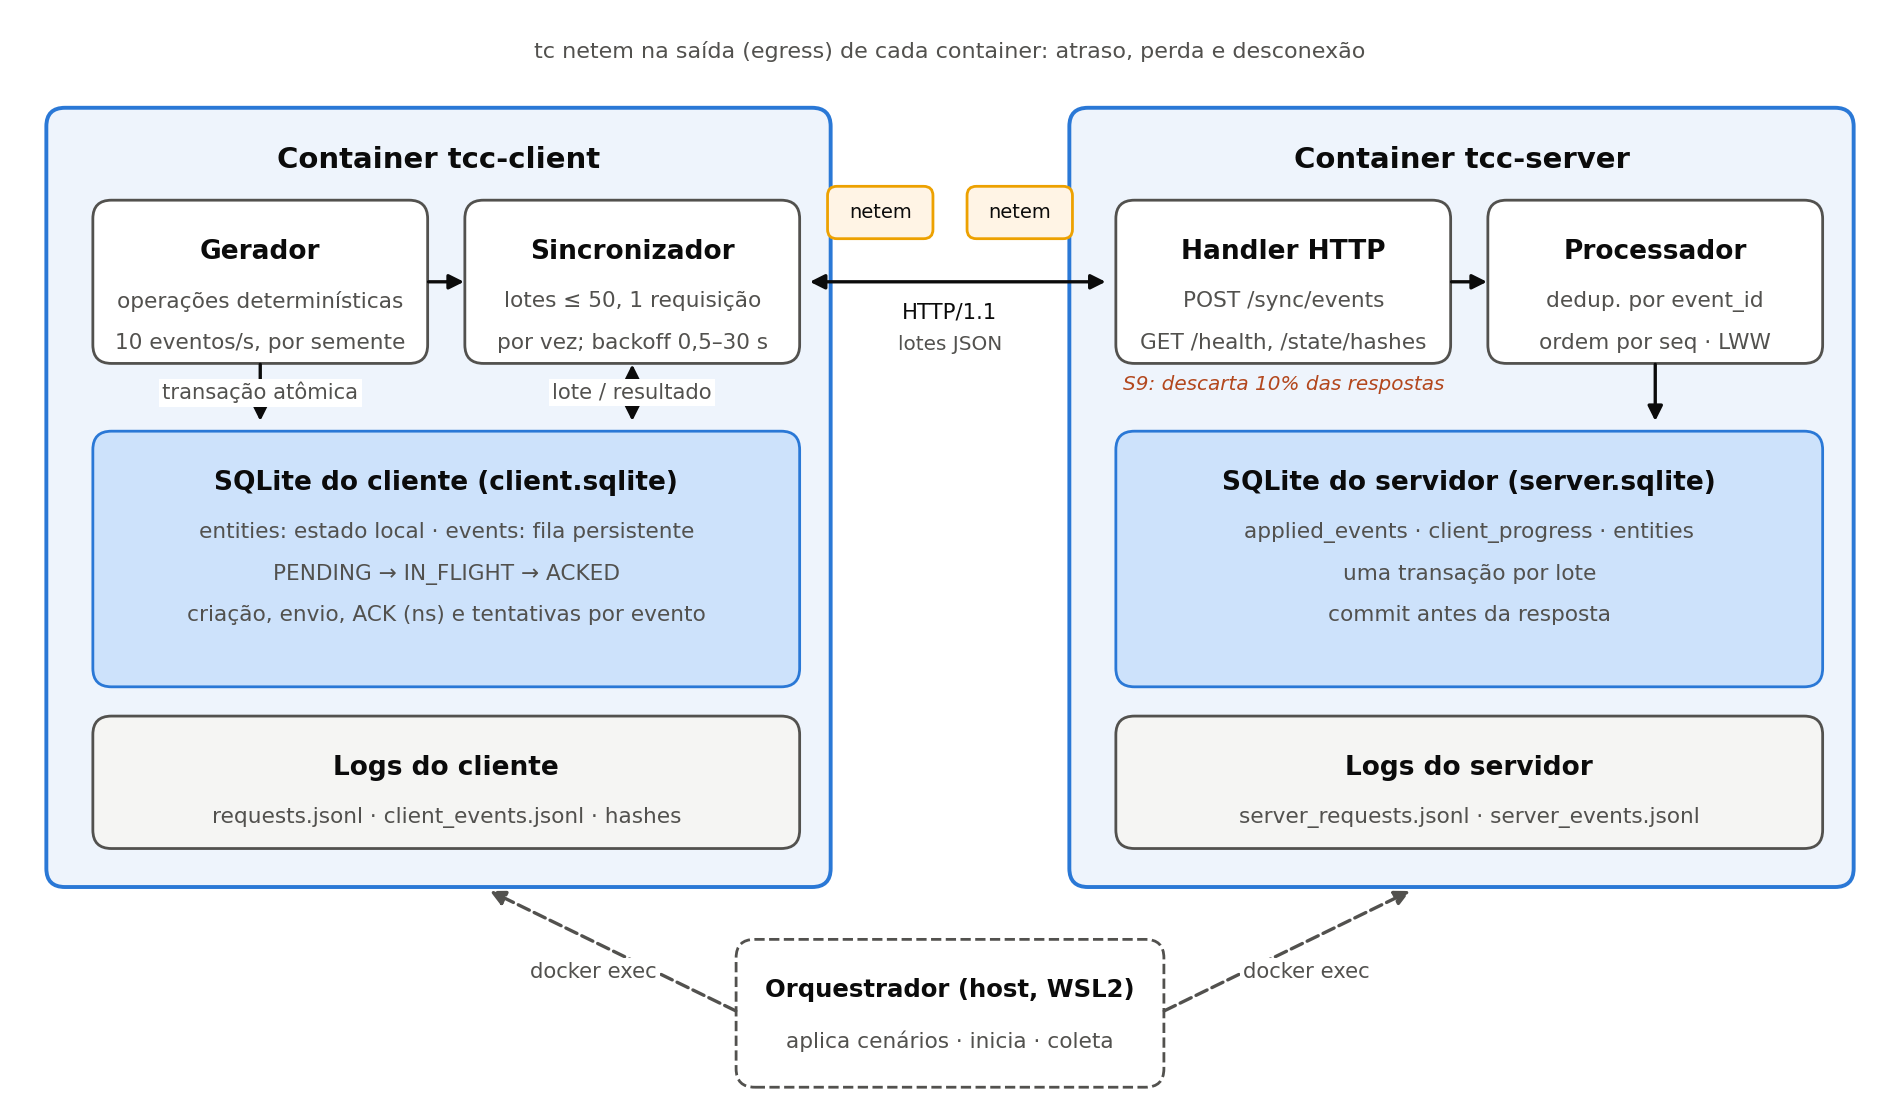

This figure's Python source:
"""Gera o diagrama da arquitetura (Artefato 5) em docs/arquitetura.pdf e docs/arquitetura.png.

    python docs/arquitetura.py      # requer matplotlib (analysis/requirements.txt)
"""
from pathlib import Path

import matplotlib

matplotlib.use("Agg")
import matplotlib.pyplot as plt  # noqa: E402
from matplotlib.patches import FancyArrowPatch, FancyBboxPatch  # noqa: E402

OUT = Path(__file__).resolve().parent
INK = "#0b0b0b"
INK_2 = "#52514e"
BLUE = "#2a78d6"
BLUE_BG = "#eef4fc"
GRAY_BG = "#f5f5f3"
DB_BG = "#cde2fb"

fig, ax = plt.subplots(figsize=(12, 7))
ax.set_xlim(0, 120)
ax.set_ylim(0, 70)
ax.axis("off")


def box(x, y, w, h, title, lines=(), face="white", edge=INK_2, lw=1.0, title_size=9.5, dashed=False):
    ax.add_patch(FancyBboxPatch((x, y), w, h, boxstyle="round,pad=0.3,rounding_size=1.2",
                                facecolor=face, edgecolor=edge, linewidth=lw,
                                linestyle="--" if dashed else "-"))
    ax.text(x + w / 2, y + h - 2.2, title, ha="center", va="top", fontsize=title_size,
            color=INK, fontweight="bold")
    for i, line in enumerate(lines):
        ax.text(x + w / 2, y + h - 5.6 - i * 2.7, line, ha="center", va="top", fontsize=7.8, color=INK_2)


def arrow(x1, y1, x2, y2, label=None, lx=None, ly=None, both=False, color=INK, ls="-", ha="center"):
    ax.add_patch(FancyArrowPatch((x1, y1), (x2, y2), arrowstyle="<|-|>" if both else "-|>",
                                 mutation_scale=11, color=color, linewidth=1.2, linestyle=ls))
    if label:
        ax.text(lx if lx is not None else (x1 + x2) / 2, ly if ly is not None else (y1 + y2) / 2,
                label, ha=ha, va="center", fontsize=7.6, color=INK_2,
                bbox={"facecolor": "white", "edgecolor": "none", "pad": 1.2})


# Containers (os logs ficam em /data dentro de cada container)
box(2, 14, 50, 50, "Container tcc-client", face=BLUE_BG, edge=BLUE, lw=1.4, title_size=10.5)
box(68, 14, 50, 50, "Container tcc-server", face=BLUE_BG, edge=BLUE, lw=1.4, title_size=10.5)

# Cliente
box(5, 48, 21, 10, "Gerador", ["operações determinísticas", "10 eventos/s, por semente"])
box(29, 48, 21, 10, "Sincronizador", ["lotes ≤ 50, 1 requisição", "por vez; backoff 0,5–30 s"])
box(5, 27, 45, 16, "SQLite do cliente (client.sqlite)",
    ["entities: estado local · events: fila persistente",
     "PENDING → IN_FLIGHT → ACKED",
     "criação, envio, ACK (ns) e tentativas por evento"],
    face=DB_BG, edge=BLUE)
box(5, 16.5, 45, 8, "Logs do cliente", ["requests.jsonl · client_events.jsonl · hashes"], face=GRAY_BG)
arrow(15.5, 48, 15.5, 43.6, "transação atômica", lx=15.5, ly=45.8)
arrow(39.5, 43.6, 39.5, 48, "lote / resultado", lx=39.5, ly=45.8, both=True)
arrow(26, 53, 29, 53)

# Servidor
box(71, 48, 21, 10, "Handler HTTP", ["POST /sync/events", "GET /health, /state/hashes"])
box(95, 48, 21, 10, "Processador", ["dedup. por event_id", "ordem por seq · LWW"])
box(71, 27, 45, 16, "SQLite do servidor (server.sqlite)",
    ["applied_events · client_progress · entities",
     "uma transação por lote",
     "commit antes da resposta"],
    face=DB_BG, edge=BLUE)
box(71, 16.5, 45, 8, "Logs do servidor", ["server_requests.jsonl · server_events.jsonl"], face=GRAY_BG)
arrow(92, 53, 95, 53)
arrow(105.5, 48, 105.5, 43.6)
ax.text(81.5, 46.0, "S9: descarta 10% das respostas", ha="center", fontsize=7.2,
        color="#b3471d", style="italic")

# Rede
arrow(50.6, 53, 70.4, 53, both=True)
ax.text(60, 50.6, "HTTP/1.1", ha="center", fontsize=7.6, color=INK)
ax.text(60, 48.6, "lotes JSON", ha="center", fontsize=7.2, color=INK_2)
for x in (55.5, 64.5):
    ax.add_patch(FancyBboxPatch((x - 3.2, 56), 6.4, 3, boxstyle="round,pad=0.2,rounding_size=0.6",
                                facecolor="#fff4e5", edgecolor="#eda100", linewidth=1))
    ax.text(x, 57.5, "netem", ha="center", va="center", fontsize=7, color=INK)
ax.text(60, 67.5, "tc netem na saída (egress) de cada container: atraso, perda e desconexão",
        ha="center", fontsize=8, color=INK_2)

# Orquestrador
box(46.5, 1, 27, 9, "Orquestrador (host, WSL2)", ["aplica cenários · inicia · coleta"],
    dashed=True, title_size=8.8)
arrow(46.5, 5.5, 30, 13.6, "docker exec", lx=37, ly=8.2, color=INK_2, ls="--")
arrow(73.5, 5.5, 90, 13.6, "docker exec", lx=83, ly=8.2, color=INK_2, ls="--")

for ext in ("pdf", "png"):
    fig.savefig(OUT / f"arquitetura.{ext}", dpi=200, bbox_inches="tight")
print(f"diagrama em {OUT / 'arquitetura.pdf'} e .png")
